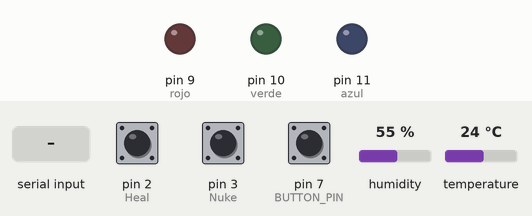
The sketch below on a simulated Arduino Uno, built with avr-gcc and run on an emulated ATmega328P. Parts: output pins drawn as LEDs (lit = HIGH). The inputs (shaded band) are chosen by the test bench; at power-on: pin 2 (Heal) HIGH, pin 3 (Nuke) HIGH, pin 7 (BUTTON_PIN) HIGH, humidity 55 %, temperature 24 °C. What the sketch prints to the serial monitor is not drawn.

Above: at 1.2 s.
1.3 s: "E" received over Serial
At 1.7 s:
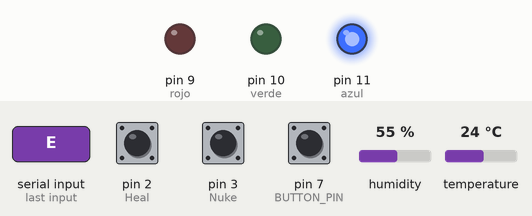
2.8 s: "S" received over Serial
At 4.0 s:
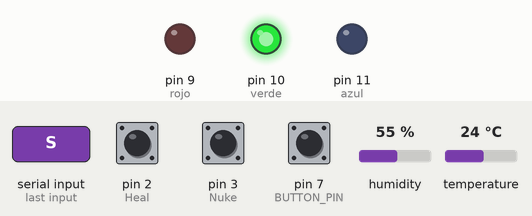
4.3 s: "A" received over Serial
At 5.4 s:
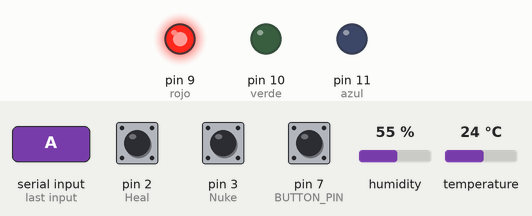
Timing chart, 0 to 7.3 s (numbered marks = the images above; inputs shaded):
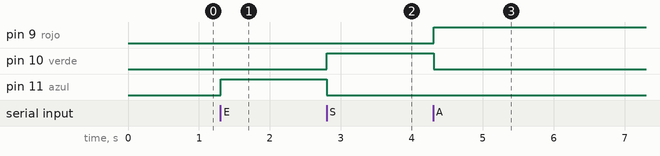

The sketch:

codigo_arduino_2.2.ino
```cpp
#include <DHT.h>

#define DHTPIN 5     // Pin donde está conectado el sensor DHT11
#define DHTTYPE DHT11   // Tipo de sensor DHT (DHT11 en este caso)

DHT dht(DHTPIN, DHTTYPE);

const int rojo = 9;
const int verde = 10;
const int azul = 11;
const int BUTTON_PIN = 7;
const int Nuke = 3; // Pin del joystick
const int Heal = 2; // Pin del potenciometro
int celdas_vivas;

void setup() {
  // Configurar pines como salida
  pinMode(rojo, OUTPUT);
  pinMode(verde, OUTPUT);
  pinMode(azul, OUTPUT);

  // Configurar pin del botón como entrada con pullup
  pinMode(BUTTON_PIN, INPUT_PULLUP);
  pinMode(Nuke, INPUT_PULLUP);
  pinMode(Heal, INPUT_PULLUP);
  // Inicializar comunicación serial
  Serial.begin(9600);
  dht.begin(); // Inicializar el sensor DHT11
}

void loop() {
  // Leer la temperatura del sensor DHT11
  // Verificar si se presionó el botón
  if (digitalRead(Nuke) == LOW) {
    // Enviar un mensaje a Python indicando "nuke"
    Serial.println("nuke");
    // Espera un breve periodo para evitar múltiples detecciones del botón
    delay(100);
  }

  // Verificar si la fotoresistencia está en la oscuridad
  if (digitalRead(Heal) == LOW) {
    // Enviar un mensaje a Python indicando "heal"
    Serial.println("heal");
    // Espera un breve periodo para evitar múltiples detecciones
    delay(100);
  }

  float temperatura = dht.readTemperature();
  // Verificar si se presionó el botón
  if (digitalRead(BUTTON_PIN) == LOW) {
    // Enviar un mensaje a Python indicando que se debe reiniciar el juego
    Serial.println("Reiniciar");
    // Espera un breve periodo para evitar múltiples detecciones del botón
    delay(100);
  }
  // Verificar si la lectura fue exitosa
  if (!isnan(temperatura)) {
    // Enviar la temperatura al código Python a través del puerto serial
    Serial.print("T");
    Serial.println(temperatura);
  }

  // Verificar si hay datos disponibles en el puerto serial
  if (Serial.available() > 0) {
    // Leer el número de células vivas desde Python
    celdas_vivas = Serial.read();

    if (celdas_vivas == 'E') {
      digitalWrite(azul, HIGH);
      digitalWrite(verde, LOW);
      digitalWrite(rojo, LOW);
    }
    if (celdas_vivas == 'S') {
      digitalWrite(azul, LOW);
      digitalWrite(verde, HIGH);
      digitalWrite(rojo, LOW);
    }
    if (celdas_vivas == 'A') {
      digitalWrite(azul, LOW);
      digitalWrite(verde, LOW);
      digitalWrite(rojo, HIGH);
    }
  }
}
```

Measured:
- after the input at 1.3 s, pin 11 (azul): LOW → HIGH at once
- after the input at 2.8 s, pin 10 (verde): LOW → HIGH at once; pin 11 (azul): HIGH → LOW at once
- after the input at 4.3 s, pin 9 (rojo): LOW → HIGH at once; pin 10 (verde): HIGH → LOW at once
